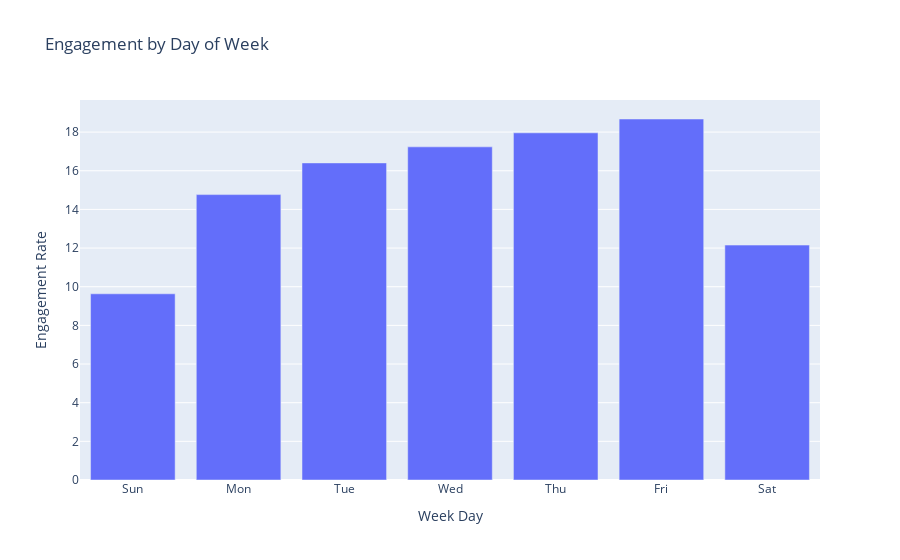

The notebook cell saved with this chart:
### Code cell
date = day_of_week['week_day']
engagement_rate = day_of_week['engagement_rate']

fig = go.Figure()
fig.add_trace(go.Bar(x=date, y=engagement_rate,name='engagement_rate'))

fig.update_layout(title='Engagement by Day of Week',xaxis_title='Week Day',yaxis_title='Engagement Rate')

pio.write_html(fig, file='Figures/Engagement_by_Day_of_Week.html',include_plotlyjs='cdn',default_width='60%', default_height='60%')
pio.show(fig)

### Figure 1 — Plotly figure (JSON) as saved in the notebook; plotly's stock layout.template omitted (floating-point values rounded to 4 significant figures)
{"data": [{"name": "engagement_rate", "type": "bar", "x": ["Sun", "Mon", "Tue", "Wed", "Thu", "Fri", "Sat"], "y": [9.633, 14.77, 16.41, 17.24, 17.96, 18.68, 12.15]}], "layout": {"autosize": true, "title": {"text": "Engagement by Day of Week"}, "xaxis": {"autorange": true, "range": [-0.5, 6.5], "title": {"text": "Week Day"}, "type": "category"}, "yaxis": {"autorange": true, "range": [0, 19.66], "title": {"text": "Engagement Rate"}, "type": "linear"}}}
